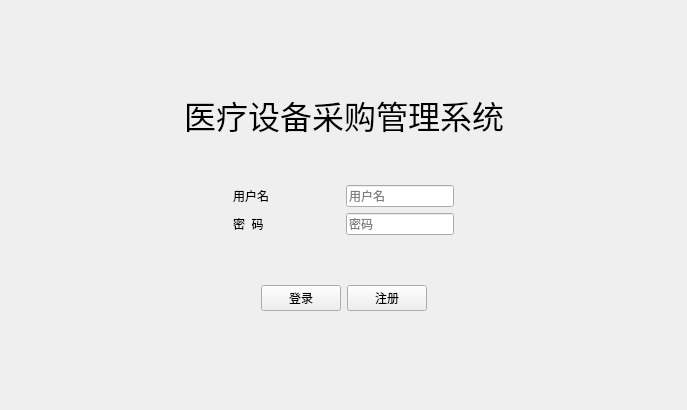
<?xml version="1.0" encoding="UTF-8"?>
<ui version="4.0">
 <class>frm_login</class>
 <widget class="QWidget" name="frm_login">
  <property name="geometry">
   <rect>
    <x>0</x>
    <y>0</y>
    <width>687</width>
    <height>410</height>
   </rect>
  </property>
  <property name="windowTitle">
   <string>登录</string>
  </property>
  <layout class="QVBoxLayout" name="verticalLayout_4">
   <item>
    <layout class="QVBoxLayout" name="verticalLayout_2">
     <item>
      <spacer name="verticalSpacer_5">
       <property name="orientation">
        <enum>Qt::Vertical</enum>
       </property>
       <property name="sizeHint" stdset="0">
        <size>
         <width>20</width>
         <height>40</height>
        </size>
       </property>
      </spacer>
     </item>
     <item>
      <spacer name="verticalSpacer_3">
       <property name="orientation">
        <enum>Qt::Vertical</enum>
       </property>
       <property name="sizeHint" stdset="0">
        <size>
         <width>20</width>
         <height>40</height>
        </size>
       </property>
      </spacer>
     </item>
     <item>
      <layout class="QHBoxLayout" name="horizontalLayout_2">
       <item>
        <spacer name="horizontalSpacer_2">
         <property name="orientation">
          <enum>Qt::Horizontal</enum>
         </property>
         <property name="sizeHint" stdset="0">
          <size>
           <width>40</width>
           <height>20</height>
          </size>
         </property>
        </spacer>
       </item>
       <item>
        <widget class="QLabel" name="label">
         <property name="font">
          <font>
           <family>Yu Gothic UI Semilight</family>
           <pointsize>24</pointsize>
          </font>
         </property>
         <property name="text">
          <string>医疗设备采购管理系统</string>
         </property>
        </widget>
       </item>
       <item>
        <spacer name="horizontalSpacer">
         <property name="orientation">
          <enum>Qt::Horizontal</enum>
         </property>
         <property name="sizeHint" stdset="0">
          <size>
           <width>40</width>
           <height>20</height>
          </size>
         </property>
        </spacer>
       </item>
      </layout>
     </item>
     <item>
      <spacer name="verticalSpacer">
       <property name="orientation">
        <enum>Qt::Vertical</enum>
       </property>
       <property name="sizeHint" stdset="0">
        <size>
         <width>20</width>
         <height>40</height>
        </size>
       </property>
      </spacer>
     </item>
    </layout>
   </item>
   <item>
    <layout class="QHBoxLayout" name="horizontalLayout_4">
     <item>
      <spacer name="horizontalSpacer_3">
       <property name="orientation">
        <enum>Qt::Horizontal</enum>
       </property>
       <property name="sizeHint" stdset="0">
        <size>
         <width>40</width>
         <height>20</height>
        </size>
       </property>
      </spacer>
     </item>
     <item>
      <layout class="QVBoxLayout" name="verticalLayout">
       <item>
        <layout class="QHBoxLayout" name="horizontalLayout_3">
         <item>
          <widget class="QLabel" name="label_3">
           <property name="text">
            <string>用户名</string>
           </property>
          </widget>
         </item>
         <item>
          <spacer name="horizontalSpacer_5">
           <property name="orientation">
            <enum>Qt::Horizontal</enum>
           </property>
           <property name="sizeHint" stdset="0">
            <size>
             <width>40</width>
             <height>20</height>
            </size>
           </property>
          </spacer>
         </item>
         <item>
          <widget class="QLineEdit" name="edt_username">
           <property name="placeholderText">
            <string>用户名</string>
           </property>
          </widget>
         </item>
        </layout>
       </item>
       <item>
        <layout class="QHBoxLayout" name="horizontalLayout">
         <item>
          <widget class="QLabel" name="label_password">
           <property name="text">
            <string>密  码</string>
           </property>
          </widget>
         </item>
         <item>
          <spacer name="horizontalSpacer_6">
           <property name="orientation">
            <enum>Qt::Horizontal</enum>
           </property>
           <property name="sizeHint" stdset="0">
            <size>
             <width>40</width>
             <height>20</height>
            </size>
           </property>
          </spacer>
         </item>
         <item>
          <widget class="QLineEdit" name="edt_password">
           <property name="text">
            <string/>
           </property>
           <property name="placeholderText">
            <string>密码</string>
           </property>
          </widget>
         </item>
        </layout>
       </item>
      </layout>
     </item>
     <item>
      <spacer name="horizontalSpacer_4">
       <property name="orientation">
        <enum>Qt::Horizontal</enum>
       </property>
       <property name="sizeHint" stdset="0">
        <size>
         <width>40</width>
         <height>20</height>
        </size>
       </property>
      </spacer>
     </item>
    </layout>
   </item>
   <item>
    <spacer name="verticalSpacer_4">
     <property name="orientation">
      <enum>Qt::Vertical</enum>
     </property>
     <property name="sizeHint" stdset="0">
      <size>
       <width>20</width>
       <height>40</height>
      </size>
     </property>
    </spacer>
   </item>
   <item>
    <layout class="QHBoxLayout" name="horizontalLayout_5">
     <item>
      <spacer name="horizontalSpacer_7">
       <property name="orientation">
        <enum>Qt::Horizontal</enum>
       </property>
       <property name="sizeHint" stdset="0">
        <size>
         <width>40</width>
         <height>20</height>
        </size>
       </property>
      </spacer>
     </item>
     <item>
      <widget class="QPushButton" name="btn_login">
       <property name="text">
        <string>登录</string>
       </property>
      </widget>
     </item>
     <item>
      <widget class="QPushButton" name="Button_register">
       <property name="text">
        <string>注册</string>
       </property>
      </widget>
     </item>
     <item>
      <spacer name="horizontalSpacer_8">
       <property name="orientation">
        <enum>Qt::Horizontal</enum>
       </property>
       <property name="sizeHint" stdset="0">
        <size>
         <width>40</width>
         <height>20</height>
        </size>
       </property>
      </spacer>
     </item>
    </layout>
   </item>
   <item>
    <spacer name="verticalSpacer_2">
     <property name="orientation">
      <enum>Qt::Vertical</enum>
     </property>
     <property name="sizeHint" stdset="0">
      <size>
       <width>20</width>
       <height>40</height>
      </size>
     </property>
    </spacer>
   </item>
   <item>
    <spacer name="verticalSpacer_7">
     <property name="orientation">
      <enum>Qt::Vertical</enum>
     </property>
     <property name="sizeHint" stdset="0">
      <size>
       <width>20</width>
       <height>40</height>
      </size>
     </property>
    </spacer>
   </item>
  </layout>
 </widget>
 <resources/>
 <connections/>
</ui>
